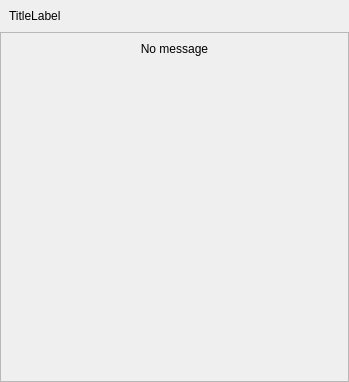
<?xml version="1.0" encoding="UTF-8"?>
<ui version="4.0">
 <class>DashboardStatusWidget</class>
 <widget class="QWidget" name="DashboardStatusWidget">
  <property name="geometry">
   <rect>
    <x>0</x>
    <y>0</y>
    <width>349</width>
    <height>382</height>
   </rect>
  </property>
  <property name="sizePolicy">
   <sizepolicy hsizetype="Preferred" vsizetype="Preferred">
    <horstretch>0</horstretch>
    <verstretch>0</verstretch>
   </sizepolicy>
  </property>
  <property name="minimumSize">
   <size>
    <width>200</width>
    <height>200</height>
   </size>
  </property>
  <property name="windowTitle">
   <string>Form</string>
  </property>
  <layout class="QVBoxLayout" name="verticalLayout">
   <property name="spacing">
    <number>0</number>
   </property>
   <property name="margin">
    <number>0</number>
   </property>
   <item>
    <widget class="QFrame" name="OuterFrame">
     <property name="frameShape">
      <enum>QFrame::NoFrame</enum>
     </property>
     <property name="frameShadow">
      <enum>QFrame::Plain</enum>
     </property>
     <layout class="QVBoxLayout" name="verticalLayout_2" stretch="0,1">
      <property name="spacing">
       <number>0</number>
      </property>
      <property name="margin">
       <number>0</number>
      </property>
      <item>
       <layout class="QHBoxLayout" name="horizontalLayout">
        <property name="margin">
         <number>9</number>
        </property>
        <item>
         <widget class="QLabel" name="TitleLabel">
          <property name="text">
           <string>TitleLabel</string>
          </property>
         </widget>
        </item>
       </layout>
      </item>
      <item>
       <widget class="QFrame" name="InnerWidget">
        <property name="frameShape">
         <enum>QFrame::StyledPanel</enum>
        </property>
        <property name="frameShadow">
         <enum>QFrame::Raised</enum>
        </property>
        <layout class="QVBoxLayout" name="verticalLayout_3">
         <item>
          <widget class="QLabel" name="NoMessageLabel">
           <property name="text">
            <string>No message</string>
           </property>
           <property name="alignment">
            <set>Qt::AlignHCenter|Qt::AlignTop</set>
           </property>
          </widget>
         </item>
         <item>
          <widget class="QScrollArea" name="ContentsScrollArea">
           <property name="styleSheet">
            <string notr="true"/>
           </property>
           <property name="frameShape">
            <enum>QFrame::NoFrame</enum>
           </property>
           <property name="widgetResizable">
            <bool>true</bool>
           </property>
           <widget class="QWidget" name="ContentsWidget">
            <property name="geometry">
             <rect>
              <x>0</x>
              <y>0</y>
              <width>329</width>
              <height>304</height>
             </rect>
            </property>
           </widget>
          </widget>
         </item>
        </layout>
       </widget>
      </item>
     </layout>
    </widget>
   </item>
  </layout>
 </widget>
 <resources/>
 <connections/>
</ui>
